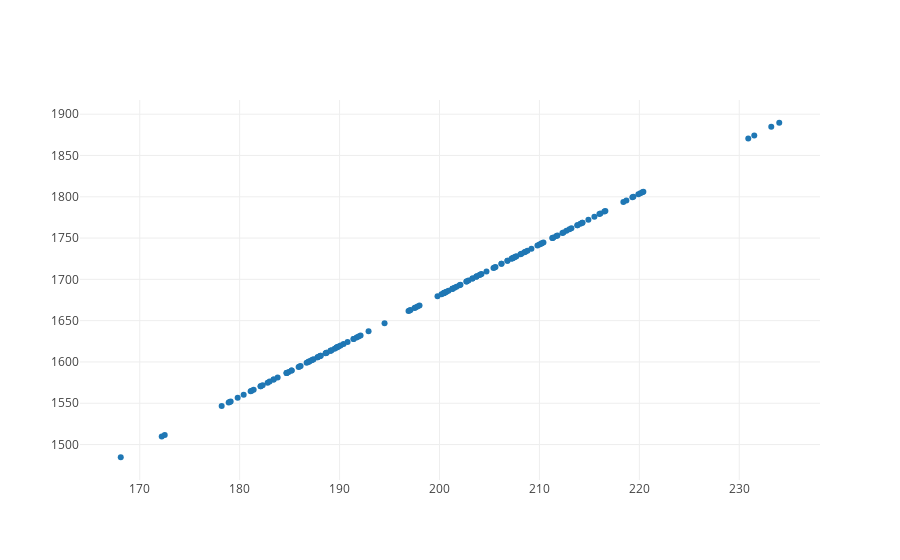

Here is the notebook cell this chart was saved with:
### Code cell
# Punto 4
#Usate il metodo predict per calcolate il valore della funzione y = x*w+b per ogni valore di x. Calcolate il SSE


py.init_notebook_mode(connected=True)
y_pre=linRegr.predict(x)

data=[
   #go.Scatter(x=x[:,0],y=y_retta,mode="markers",name="retta "),
    go.Scatter(x=x[:,0],y=y_pre,mode="markers",name="predict")
]
layout = go.Layout()
fig = go.Figure(data, layout)
py.iplot(fig)

print("i valori della retta calcolati dal metodo predict sono : \n")

print(y_pre)

print("\n\n\n\n\n\n\n\n\n")

print("Calcolo l'SSE :")

SSE=0.0
SSE=(y_pre-(w*x+b))**2
somma=np.sum(SSE)
SSE=0.0
print(f"SSE= {somma}")

### Figure 1 — Plotly figure (JSON) as saved in the notebook; plotly's stock layout.template omitted (floating-point values rounded to 4 significant figures; data arrays with more than 128 entries replaced by an {"elided": "..."} marker saying what was removed)
{"data": [{"mode": "markers", "name": "predict", "type": "scatter", "uid": "f46253ca-df7b-11e8-be1a-a402b9828abf", "x": {"elided": "155 float values"}, "y": {"elided": "155 float values"}}], "layout": {}}
